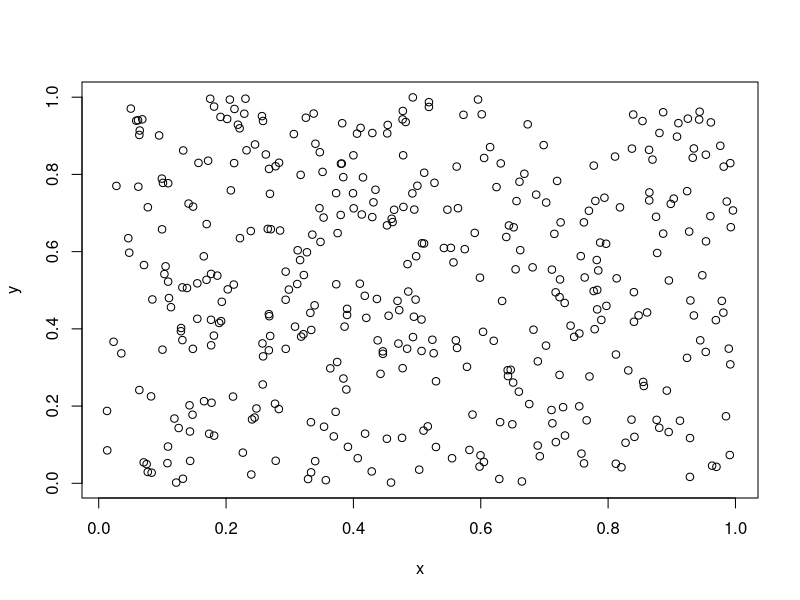
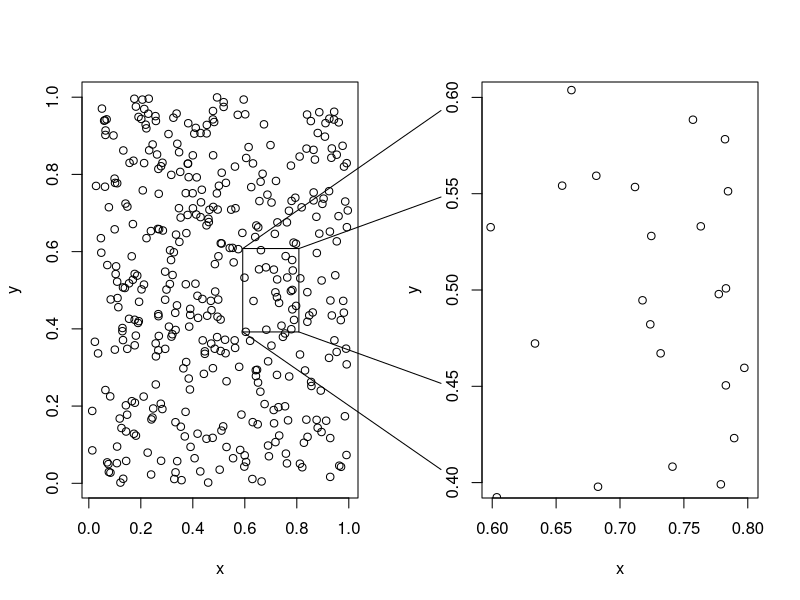
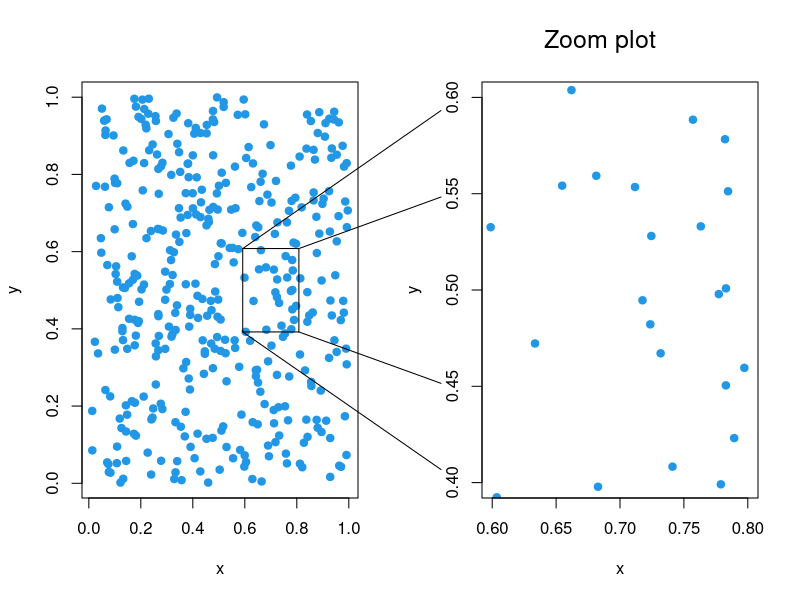

Write the R code that produced these figures, in order.
# Data
set.seed(1)
x <- runif(400)
y <- runif(400)

# Scatter plot
plot(x, y)

library(plotrix)

# Data
set.seed(1)
x <- runif(400)
y <- runif(400)

# Scatter plot with zoom
zoomInPlot(x, y,                # Data
           rxlim = c(0.6, 0.8), # X-axis limits
           rylim = c(0.4, 0.6)) # Y-axis limits

# Color customization
zoomInPlot(x, y,                    # Data
           pch = 19,                # Symbol
           col = 4,                 # Color
           zoomtitle = "Zoom plot", # Title
           rxlim = c(0.6, 0.8),
           rylim = c(0.4, 0.6))
